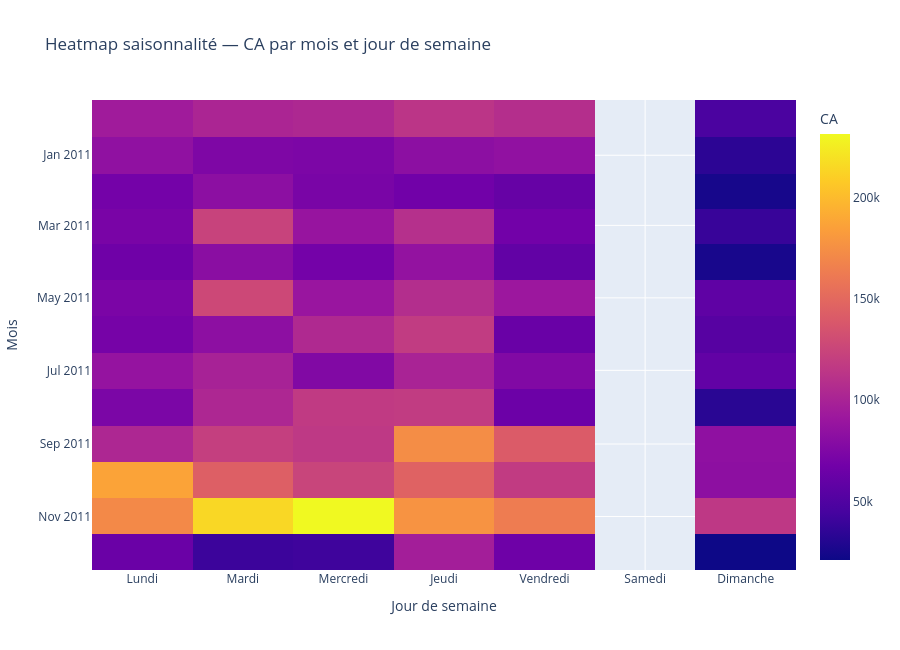

The cell this chart's notebook holds for it:
### Code cell
# Heatmap mois x jour de semaine
heatmap_data = (
    sales_st3.groupby(["month", "weekday_fr"], as_index=False)["TotalRevenue"]
    .sum()
    .rename(columns={"TotalRevenue": "revenue"})
)

heatmap_pivot = heatmap_data.pivot(index="month", columns="weekday_fr", values="revenue")
heatmap_pivot = heatmap_pivot.reindex(columns=weekday_order)

fig = px.imshow(
    heatmap_pivot,
    aspect="auto",
    title="Heatmap saisonnalité — CA par mois et jour de semaine",
    labels={"x": "Jour de semaine", "y": "Mois", "color": "CA"}
)

fig.update_layout(height=650)
fig.show()

### Figure 1 — Plotly figure (JSON) as saved in the notebook; plotly's stock layout.template omitted (floating-point values rounded to 4 significant figures)
{"data": [{"coloraxis": "coloraxis", "hovertemplate": "Jour de semaine: %{x}<br>Mois: %{y}<br>CA: %{z}<extra></extra>", "name": "0", "type": "heatmap", "x": ["Lundi", "Mardi", "Mercredi", "Jeudi", "Vendredi", "Samedi", "Dimanche"], "xaxis": "x", "y": ["2010-12", "2011-01", "2011-02", "2011-03", "2011-04", "2011-05", "2011-06", "2011-07", "2011-08", "2011-09", "2011-10", "2011-11", "2011-12"], "yaxis": "y", "z": [[93860.0, 101700.0, 103500.0, 113300.0, 108300.0, NaN, 47260.0], [84740.0, 74400.0, 73520.0, 82560.0, 85340.0, NaN, 33780.0], [68930.0, 82430.0, 71690.0, 67040.0, 61320.0, NaN, 25140.0], [71500.0, 123600.0, 88230.0, 109200.0, 67950.0, NaN, 38590.0], [65980.0, 81360.0, 68770.0, 86080.0, 59130.0, NaN, 25620.0], [72570.0, 127200.0, 89430.0, 107700.0, 91450.0, NaN, 57670.0], [70250.0, 82660.0, 104600.0, 118400.0, 63230.0, NaN, 53310.0], [87220.0, 98900.0, 76280.0, 100200.0, 76300.0, NaN, 59120.0], [72910.0, 102900.0, 116800.0, 118200.0, 64840.0, NaN, 32790.0], [103200.0, 120200.0, 115700.0, 173600.0, 141000.0, NaN, 84210.0], [186500.0, 143700.0, 124400.0, 145600.0, 117800.0, NaN, 83090.0], [171100.0, 214500.0, 231300.0, 177500.0, 163300.0, NaN, 115500.0], [63360.0, 40220.0, 41460.0, 95990.0, 65720.0, NaN, 21130.0]]}], "layout": {"coloraxis": {"colorbar": {"title": {"text": "CA"}}, "colorscale": [[0, "#0d0887"], [0.1111, "#46039f"], [0.2222, "#7201a8"], [0.3333, "#9c179e"], [0.4444, "#bd3786"], [0.5556, "#d8576b"], [0.6667, "#ed7953"], [0.7778, "#fb9f3a"], [0.8889, "#fdca26"], [1, "#f0f921"]]}, "height": 650, "title": {"text": "Heatmap saisonnalité — CA par mois et jour de semaine"}, "xaxis": {"anchor": "y", "domain": [0, 1], "title": {"text": "Jour de semaine"}}, "yaxis": {"anchor": "x", "autorange": "reversed", "domain": [0, 1], "title": {"text": "Mois"}}}}
